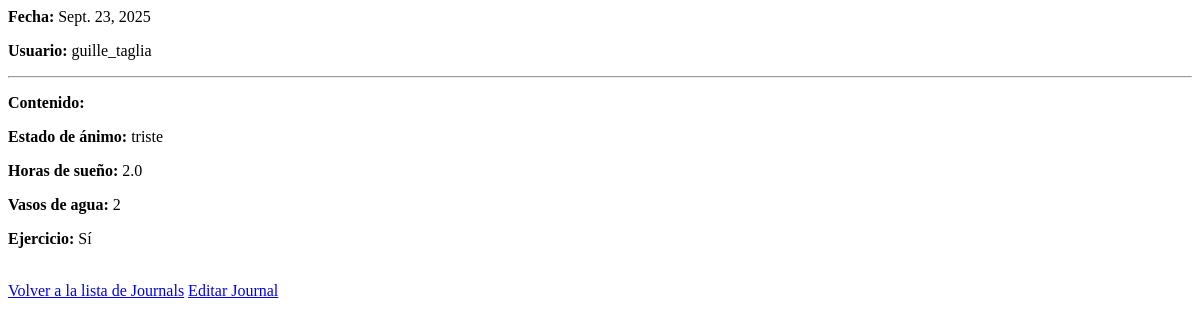
/journals/17/ (signed in), run on an earlier commit of the app's database.
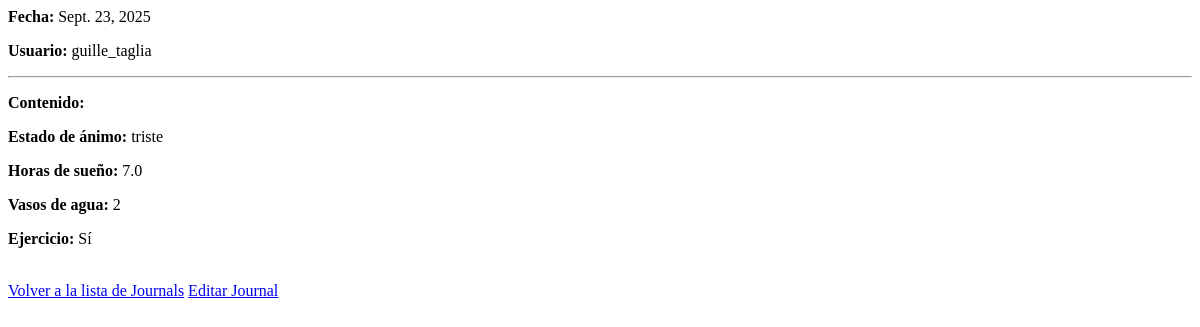
And on a later commit of the database.
### bullet_journal/models.py (models this page shows, shortened)
class Journal(models.Model):
    user = models.ForeignKey(User, on_delete=models.CASCADE)
    date = models.DateField()
    mood = models.CharField(max_length=50)
    sleep_hours = models.FloatField(null=True)
    water_glasses = models.IntegerField(null=True)
    exercise = models.BooleanField(default=False)
    image = models.ImageField(upload_to='journal_images/', null=True, blank=True)
    custom_habits_data = models.JSONField(default=dict, blank=True)
    class Meta:
        unique_together = ('user', 'date')

### bullet_journal/views/journal_views.py (the view)
# urls.py: path('journals/<int:pk>/', journal_detail, name='journal_detail'),
@login_required
def journal_detail(request, pk):
    journal = get_object_or_404(Journal, pk=pk, user=request.user)
    return render(request, 'bullet_journal/journal/detail.html', {'journal': journal})

### bullet_journal/templates/bullet_journal/journal/detail.html (shortened to what this page needs)
<p><strong>Fecha:</strong> {{ journal.date }}</p>
<p><strong>Usuario:</strong> {{ journal.user.username }}</p>
<hr>
<p><strong>Contenido:</strong></p>
{% if journal.mood %}
<p><strong>Estado de ánimo:</strong> {{ journal.mood }}</p>
{% endif %}
{% if journal.sleep_hours %}
<p><strong>Horas de sueño:</strong> {{ journal.sleep_hours }}</p>
{% endif %}
{% if journal.water_glasses %}
<p><strong>Vasos de agua:</strong> {{ journal.water_glasses }}</p>
{% endif %}
<p><strong>Ejercicio:</strong> {% if journal.exercise %}Sí{% else %}No{% endif %}</p>
<a href="{% url 'journal_list' %}">Volver a la lista de Journals</a>
<a href="{% url 'journal_edit' journal.pk %}">Editar Journal</a>

What changed in the data, as far as the page shows it:
changed Journal "triste": sleep_hours "2.0" → "7.0"
